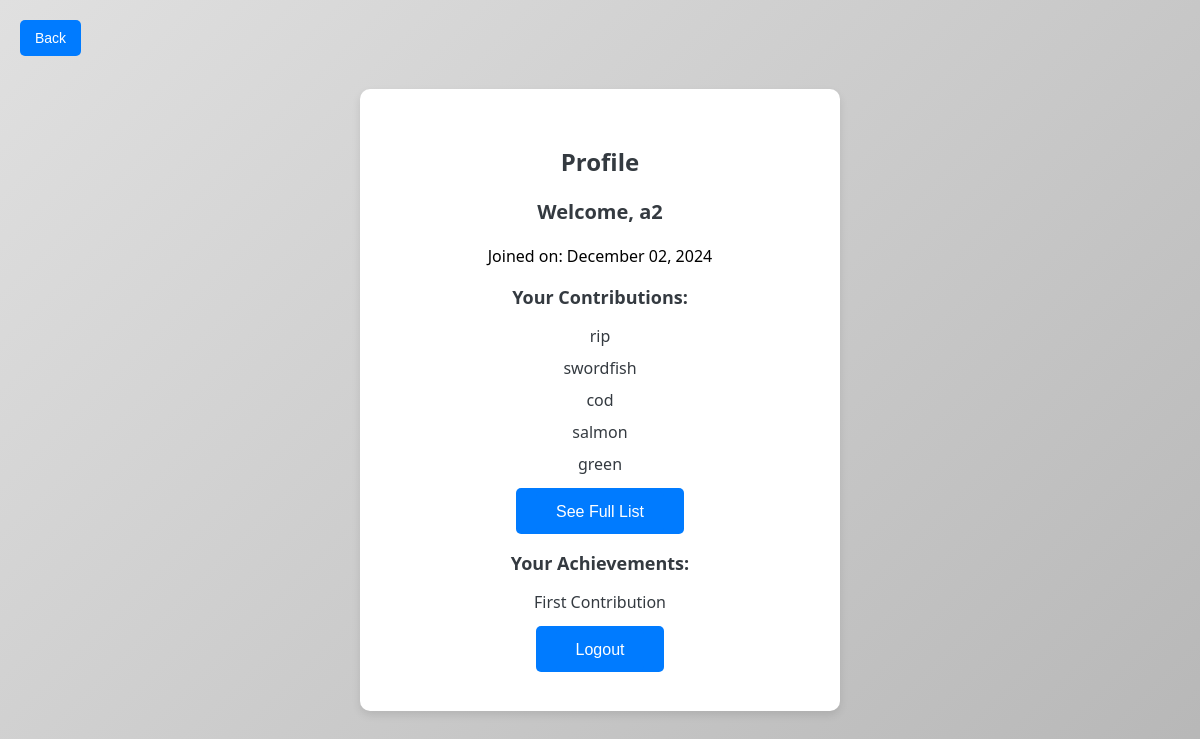
Page /profile (signed in) on the committed database.
### app.py (models this page shows)
class User(UserMixin, db.Model):
    id = db.Column(db.Integer, primary_key=True)
    username = db.Column(db.String(150), unique=True, nullable=False)
    password = db.Column(db.String(150), nullable=False)
    contributions = db.Column(db.Text, nullable=True)
    date_joined = db.Column(db.DateTime, nullable=False, default=datetime.utcnow)
    word_coins = db.Column(db.Integer, nullable=False, default=0)
    achievements = db.Column(db.Text, nullable=True, default="")
    words_entered_today = db.Column(db.Integer, nullable=False, default=0)
    last_word_entry_date = db.Column(db.Date, nullable=True)

### app.py (the view)
@app.route('/profile')
@login_required
def profile():
    contributions = current_user.contributions.split(',') if current_user.contributions else []
    return render_template('profile.html', contributions=contributions)

### app.py (called while the page is built)
@login_manager.user_loader
def load_user(user_id):
    return User.query.get(int(user_id))

### templates/profile.html (shortened to what this page needs)
<!DOCTYPE html>
<html>
<head>
    <link rel="stylesheet" type="text/css" href="{{ url_for('static', filename='styles.css') }}">
</head>
<body>
    <a href="{{ url_for('index') }}"><button class="back-button">Back</button></a>
    <div class="container">
        <h1>Profile</h1>
        <h2>Welcome, {{ current_user.username }}</h2>
        <p>Joined on: {{ current_user.date_joined.strftime('%B %d, %Y') }}</p>
        <h3>Your Contributions:</h3>
        <ul>
            {% for word in contributions[:5] %}
                <li>{{ word }}</li>
            {% endfor %}
        </ul>
        {% if contributions|length > 5 %}
            <a href="{{ url_for('full_contributions', user_id=current_user.id) }}" class="button_class"><button class="button_class">See Full List</button></a>
        {% endif %}
        <h3>Your Achievements:</h3>
        <ul>
            {% for achievement in (current_user.achievements or "").split(',') %}
                <li>{{ achievement }}</li>
            {% endfor %}
        </ul>
        <a class="button_class" href="{{ url_for('logout') }}"><button class="button_class">Logout</button></a>
    </div>
</body>
</html>

### static/styles.css (style rules this page uses)
body { font-family: 'Segoe UI', Tahoma, Geneva, Verdana, sans-serif; margin: 0; padding: 0; display: flex; justify-content: center; align-items: center; height: 100vh; }
.container { background-color: white; padding: 40px; border-radius: 10px; box-shadow: 0 4px 8px rgba(0, 0, 0, 0.1); max-width: 400px; width: 100%; text-align: center; position: relative; }
h1 { margin-bottom: 20px; font-size: 24px; color: #343a40; }
h2 { margin-bottom: 20px; font-size: 20px; color: #343a40; }
h3 { margin-bottom: 10px; font-size: 18px; color: #343a40; }
ul { list-style-type: none; padding: 0; }
li { margin-bottom: 10px; font-size: 16px; color: #343a40; }
.button_class { padding: 12px 20px; background-color: #007bff; color: white; border: none; border-radius: 5px; font-size: 16px; cursor: pointer; transition: background-color 0.3s ease; }
.back-button { position: absolute; top: 20px; left: 20px; padding: 10px 15px; background-color: #007bff; color: white; border: none; border-radius: 5px; font-size: 14px; cursor: pointer; transition: background-color 0.3s ease; }

### rows in the picture
User: username "a2", date_joined "December 02, 2024", achievements "First Contribution"

### other values in the picture
{{ word }} "rip" "swordfish" "cod" "salmon" "green"
